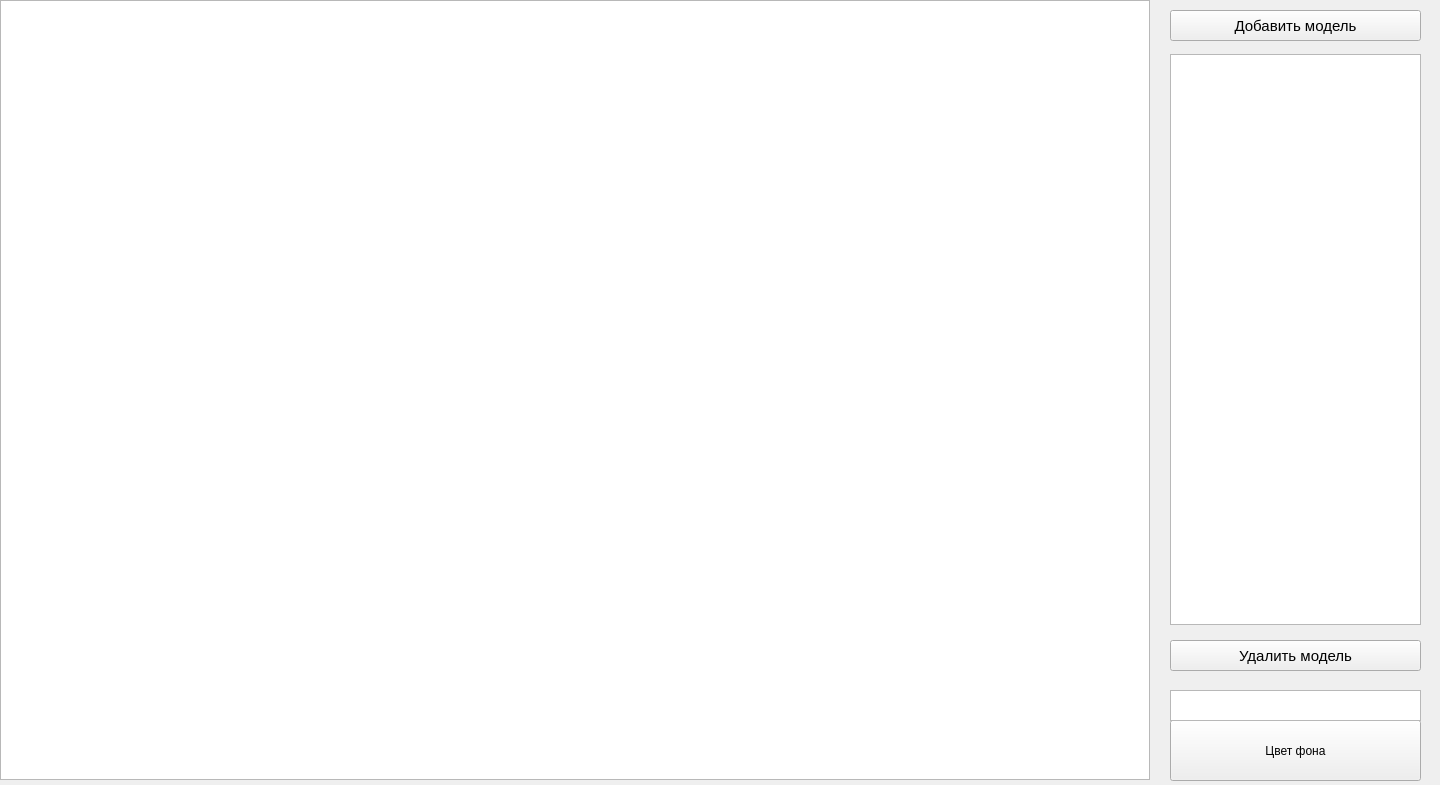
<?xml version="1.0" encoding="UTF-8"?>
<ui version="4.0">
 <class>MainWindow</class>
 <widget class="QMainWindow" name="MainWindow">
  <property name="geometry">
   <rect>
    <x>0</x>
    <y>0</y>
    <width>1440</width>
    <height>785</height>
   </rect>
  </property>
  <property name="sizePolicy">
   <sizepolicy hsizetype="Fixed" vsizetype="Fixed">
    <horstretch>0</horstretch>
    <verstretch>0</verstretch>
   </sizepolicy>
  </property>
  <property name="minimumSize">
   <size>
    <width>1440</width>
    <height>785</height>
   </size>
  </property>
  <property name="maximumSize">
   <size>
    <width>1440</width>
    <height>785</height>
   </size>
  </property>
  <property name="sizeIncrement">
   <size>
    <width>0</width>
    <height>0</height>
   </size>
  </property>
  <property name="windowTitle">
   <string>Course Project</string>
  </property>
  <property name="autoFillBackground">
   <bool>false</bool>
  </property>
  <widget class="QWidget" name="centralwidget">
   <widget class="QGraphicsView" name="graphicsView">
    <property name="geometry">
     <rect>
      <x>0</x>
      <y>0</y>
      <width>1150</width>
      <height>780</height>
     </rect>
    </property>
    <property name="minimumSize">
     <size>
      <width>1150</width>
      <height>780</height>
     </size>
    </property>
    <property name="maximumSize">
     <size>
      <width>1150</width>
      <height>780</height>
     </size>
    </property>
   </widget>
   <widget class="QLabel" name="label_3">
    <property name="geometry">
     <rect>
      <x>1542</x>
      <y>21</y>
      <width>239</width>
      <height>13</height>
     </rect>
    </property>
    <property name="font">
     <font>
      <pointsize>11</pointsize>
      <weight>75</weight>
      <bold>true</bold>
     </font>
    </property>
    <property name="text">
     <string>Активный объект:</string>
    </property>
   </widget>
   <widget class="QPushButton" name="ModelButton">
    <property name="geometry">
     <rect>
      <x>1170</x>
      <y>10</y>
      <width>251</width>
      <height>31</height>
     </rect>
    </property>
    <property name="font">
     <font>
      <pointsize>11</pointsize>
     </font>
    </property>
    <property name="text">
     <string>Добавить модель</string>
    </property>
   </widget>
   <widget class="QListWidget" name="modelList">
    <property name="enabled">
     <bool>true</bool>
    </property>
    <property name="geometry">
     <rect>
      <x>1170</x>
      <y>54</y>
      <width>251</width>
      <height>571</height>
     </rect>
    </property>
   </widget>
   <widget class="QPushButton" name="delButton">
    <property name="geometry">
     <rect>
      <x>1170</x>
      <y>640</y>
      <width>251</width>
      <height>31</height>
     </rect>
    </property>
    <property name="font">
     <font>
      <pointsize>11</pointsize>
     </font>
    </property>
    <property name="text">
     <string>Удалить модель</string>
    </property>
   </widget>
   <widget class="QRadioButton" name="cameraButton">
    <property name="enabled">
     <bool>true</bool>
    </property>
    <property name="geometry">
     <rect>
      <x>1540</x>
      <y>40</y>
      <width>241</width>
      <height>18</height>
     </rect>
    </property>
    <property name="font">
     <font>
      <pointsize>11</pointsize>
     </font>
    </property>
    <property name="text">
     <string>Камера</string>
    </property>
    <property name="checkable">
     <bool>true</bool>
    </property>
   </widget>
   <widget class="QRadioButton" name="models">
    <property name="geometry">
     <rect>
      <x>1540</x>
      <y>57</y>
      <width>241</width>
      <height>18</height>
     </rect>
    </property>
    <property name="font">
     <font>
      <pointsize>11</pointsize>
     </font>
    </property>
    <property name="text">
     <string>Модель</string>
    </property>
   </widget>
   <widget class="QPushButton" name="ColorButton">
    <property name="geometry">
     <rect>
      <x>1170</x>
      <y>720</y>
      <width>251</width>
      <height>61</height>
     </rect>
    </property>
    <property name="text">
     <string>Цвет фона</string>
    </property>
   </widget>
   <widget class="QGraphicsView" name="background">
    <property name="geometry">
     <rect>
      <x>1170</x>
      <y>690</y>
      <width>251</width>
      <height>31</height>
     </rect>
    </property>
    <property name="minimumSize">
     <size>
      <width>251</width>
      <height>31</height>
     </size>
    </property>
    <property name="maximumSize">
     <size>
      <width>251</width>
      <height>31</height>
     </size>
    </property>
   </widget>
  </widget>
 </widget>
 <resources/>
 <connections/>
</ui>
